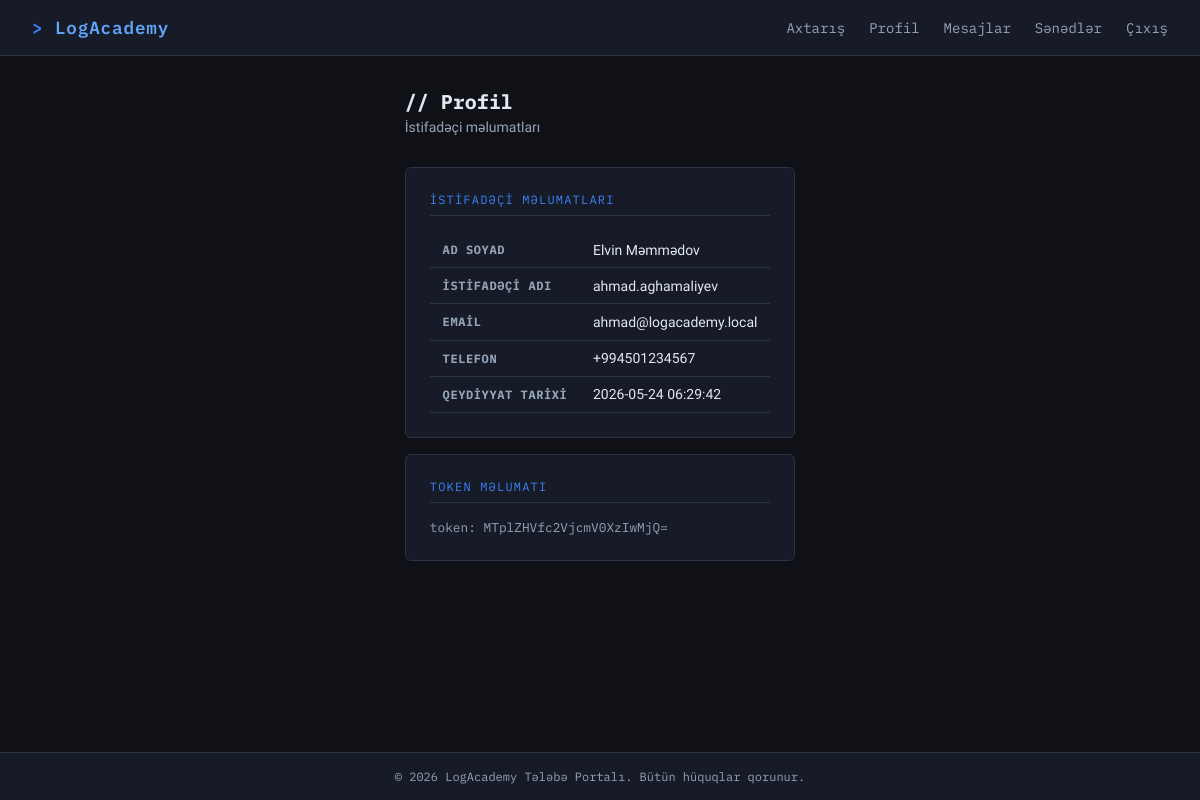
The page /web/html/logacademy/profile/view.php (signed in) on the database its author committed.
### tables this page shows
CREATE TABLE users (
    id INT AUTO_INCREMENT PRIMARY KEY,
    username VARCHAR(100) NOT NULL,
    email VARCHAR(200) NOT NULL,
    password VARCHAR(255) NOT NULL,
    full_name VARCHAR(200),
    phone VARCHAR(20),
    created_at TIMESTAMP DEFAULT CURRENT_TIMESTAMP
);

### web/html/logacademy/profile/view.php (the view, shortened to what this page needs)
<?php
require_once '../includes/header.php';
$db = db();
$token = $_GET['token'] ?? '';
$profile = null;
$error = '';
if ($token) {
    $decoded = base64_decode($token);
    $parts   = explode(':', $decoded);
    $user_id = intval($parts[0] ?? 0);
    $result = $db->query("SELECT id, username, email, full_name, phone, created_at FROM users WHERE id=$user_id");
    if ($result && $result->num_rows > 0) {
        $profile = $result->fetch_assoc();
    } else {
        $error = 'İstifadəçi tapılmadı.';
    }
} else {
    $uid    = $_SESSION['user_id'];
    $result = $db->query("SELECT id, username, email, full_name, phone, created_at FROM users WHERE id=$uid");
    $profile = $result->fetch_assoc();
}
?>
<div class="page-header">
    <h1>// Profil</h1>
    <p>İstifadəçi məlumatları</p>
</div>
<?php if ($error): ?>
    <div class="alert alert-danger"><?= $error ?></div>
<?php elseif ($profile): ?>
<div class="card" style="max-width:520px;">
    <div class="card-title">İstifadəçi məlumatları</div>
    <table>
        <tr><th>Ad Soyad</th><td><?= htmlspecialchars($profile['full_name']) ?></td></tr>
        <tr><th>İstifadəçi adı</th><td><?= htmlspecialchars($profile['username']) ?></td></tr>
        <tr><th>Email</th><td><?= htmlspecialchars($profile['email']) ?></td></tr>
        <tr><th>Telefon</th><td><?= htmlspecialchars($profile['phone']) ?></td></tr>
        <tr><th>Qeydiyyat tarixi</th><td><?= htmlspecialchars($profile['created_at']) ?></td></tr>
    </table>
</div>
<div class="card" style="max-width:520px; margin-top:1rem;">
    <div class="card-title">Token məlumatı</div>
    <div style="font-family:var(--font-mono); font-size:0.8rem; color:var(--text2); word-break:break-all;">
        <?php
        $myToken = base64_encode($profile['id'] . ':' . SECRET_KEY);
        echo "token: " . $myToken;
        ?>
    </div>
</div>
<?php endif; ?>
<?php require_once '../includes/footer.php'; ?>

### web/html/logacademy/css/style.css (style rules this page uses)
:root { --bg: #0f1117; --bg2: #161b27; --bg3: #1e2535; --border: #2a3347; --accent: #3b82f6; --accent2: #60a5fa; --text: #e2e8f0; --text2: #94a3b8; --danger: #ef4444; --success: #22c55e; --warning: #f59e0b; --font-mono: 'IBM Plex Mono', monospace; --font-sans: 'IBM Plex Sans Arabic', sans-serif; }
* { box-sizing: border-box; margin: 0; padding: 0; }
body { background: var(--bg); color: var(--text); font-family: var(--font-sans); min-height: 100vh; display: flex; flex-direction: column; }
.card { background: var(--bg2); border: 1px solid var(--border); border-radius: 6px; padding: 1.5rem; margin-bottom: 1rem; }
.card-title { font-family: var(--font-mono); font-size: 0.75rem; color: var(--accent); text-transform: uppercase; letter-spacing: 0.1em; margin-bottom: 1rem; padding-bottom: 0.5rem; border-bottom: 1px solid var(--border); }
table { width: 100%; border-collapse: collapse; font-size: 0.875rem; }
th, td { padding: 0.6rem 0.8rem; border-bottom: 1px solid var(--border); text-align: left; }
th { font-family: var(--font-mono); font-size: 0.75rem; color: var(--text2); text-transform: uppercase; letter-spacing: 0.05em; }
.page-header { margin-bottom: 2rem; }
.page-header h1 { font-family: var(--font-mono); font-size: 1.25rem; color: var(--text); margin-bottom: 0.25rem; }
.page-header p { color: var(--text2); font-size: 0.875rem; }

### rows shown on the page
users: full_name "Elvin Məmmədov", username "ahmad.aghamaliyev", email "ahmad@logacademy.local", phone "+994501234567", created_at "2026-05-24 06:29:42", id "MTplZHVfc2VjcmV0XzIwMjQ="
